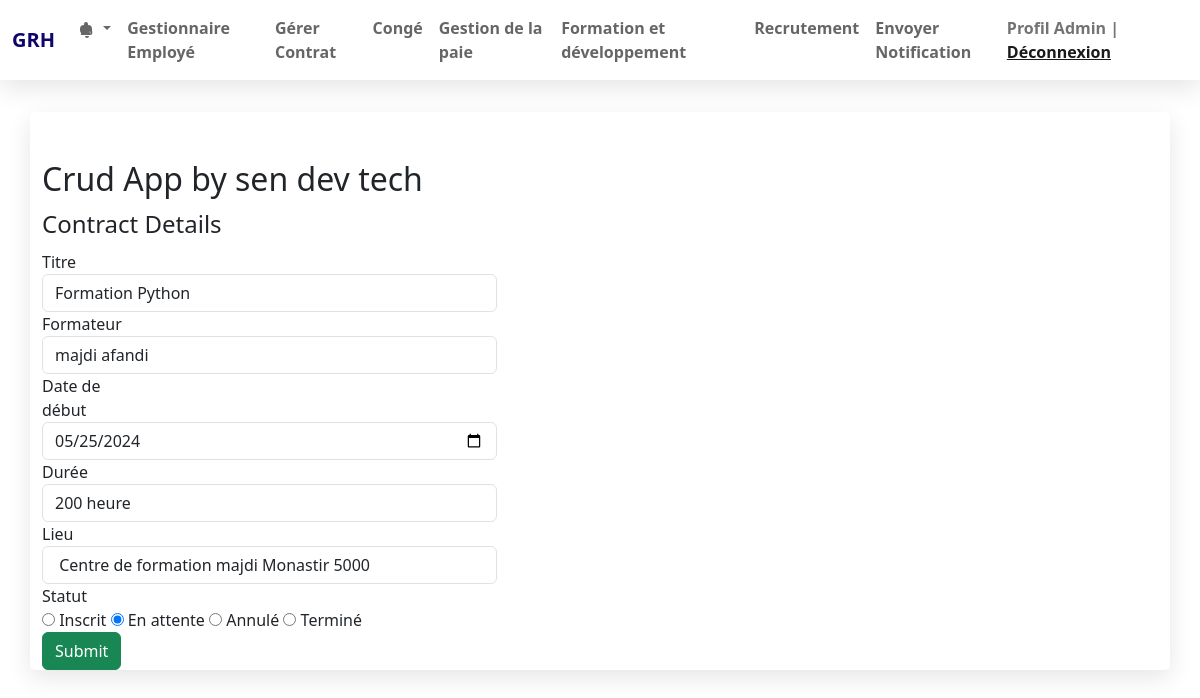
Page /main/update_Formation.php?id=4 on the committed database.
### tables this page shows
CREATE TABLE `formation` (
  `id` int(11) NOT NULL,
  `Titre_Formation` varchar(255) NOT NULL,
  `Formateur` varchar(255) NOT NULL,
  `Date_Debut` date NOT NULL,
  `Durée` varchar(50) NOT NULL,
  `Lieu` varchar(255) NOT NULL,
  `Statut_inscription` varchar(50) NOT NULL
);

### main/update_Formation.php (the view, shortened to what this page needs)
<?php
require_once ('connect.php');
$id = $_GET['id'];
$selSql = "SELECT * FROM `Formation` WHERE id=$id";
$res = mysqli_query($con, $selSql);
$r = mysqli_fetch_assoc($res);
?>
<!DOCTYPE html>
<html>
<head>
    <link href="https://cdn.jsdelivr.net/npm/bootstrap@5.1.3/dist/css/bootstrap.min.css" rel="stylesheet">
    <link rel="stylesheet" href="https://stackpath.bootstrapcdn.com/font-awesome/4.7.0/css/font-awesome.min.css">
    <link rel="stylesheet" href="style.css">
</head>
<body>
    <?php include 'navbar.php'; ?>
    <div class="container">
        <div class="row pt-4">
            <form action="" method="POST" class="form-horizontal col-md-6 pt-4">
                <h2>Crud App by sen dev tech</h2>
                <legend>Contract Details</legend>
                <div class="form-group">
                    <label for="input1" class="col-sm-2 control-label">Titre </label>
                    <div class="col-sm-10">
                        <input type="text" name="Titre_Formation" placeholder="Titre_Formation" class="form-control" id="input1" value="<?php echo $r['Titre_Formation']; ?>">
                    </div>
                </div>
                <div class="form-group">
                    <label for="input1" class="col-sm-2 control-label">Formateur</label>
                    <div class="col-sm-10">
                        <input type="text" name="Formateur" placeholder="Formateur" class="form-control" id="input1" value="<?php echo $r['Formateur']; ?>">
                    </div>
                </div>
                <div class="form-group">
                    <label for="Date_debut" class="col-sm-2 control-label">Date de début</label>
                    <div class="col-sm-10">
                        <input type="date" name="Date_debut" class="form-control" id="Date_debut" value="<?php echo $r['Date_Debut']; ?>">
                    </div>
                </div>
                <div class="form-group">
                    <label for="input1" class="col-sm-2 control-label">Durée</label>
                    <div class="col-sm-10">
                        <input type="text" name="Durée" placeholder="Durée" class="form-control" id="input1" value="<?php echo $r['Durée']; ?>">
                    </div>
                </div>
                <div class="form-group">
                    <label for="input1" class="col-sm-2 control-label">Lieu</label>
                    <div class="col-sm-10">
                        <input type="text" name="Lieu" placeholder="Lieu" class="form-control" id="input1" value="<?php echo $r['Lieu']; ?>">
                    </div>
                </div>
                <div class="form-group">
                    <label for="input1" class="col-sm-2 control-label">Statut</label>
                    <div class="col-sm-10">
                        <label>
                            <input type="radio" name="Statut_inscription" id="optionsRadios" value="Inscrit" <?php if($r['Statut_inscription'] == 'Inscrit'){ echo "checked";} ?>>
                            Inscrit
                        </label>
                        <label>
                            <input type="radio" name="Statut_inscription" id="optionsRadios" value="En attente" <?php if($r['Statut_inscription'] == 'En attente'){ echo "checked";} ?>>
                            En attente
                        </label>
                        <label>
                            <input type="radio" name="Statut_inscription" id="optionsRadios" value="Annulé" <?php if($r['Statut_inscription'] == 'Annulé'){ echo "checked";} ?>>
                            Annulé
                        </label>
                        <label>
                            <input type="radio" name="Statut_inscription" id="optionsRadios" value="Terminé" <?php if($r['Statut_inscription'] == 'Terminé'){ echo "checked";} ?>>
                            Terminé
                        </label>
                    </div>
                </div>
                <input type="submit" value="Submit" class="btn btn-success">
            </form>
        </div>
    </div>
</body>
</html>

### main/style.css (style rules this page uses)
.container { margin-top: 2rem; background-color: #fff; border-radius: 5px; box-shadow: 0 .5rem 1.5rem rgba(0, 0, 0, .1); }

### rows in the picture
formation: Titre_Formation "Formation Python", Formateur "majdi afandi", Date_debut "05/25/2024", Durée "200 heure", Lieu "Centre de formation majdi Monastir 5000", Statut_inscription "☐ Inscrit", Statut_inscription "☑ En attente", Statut_inscription "☐ Annulé", Statut_inscription "☐ Terminé"
